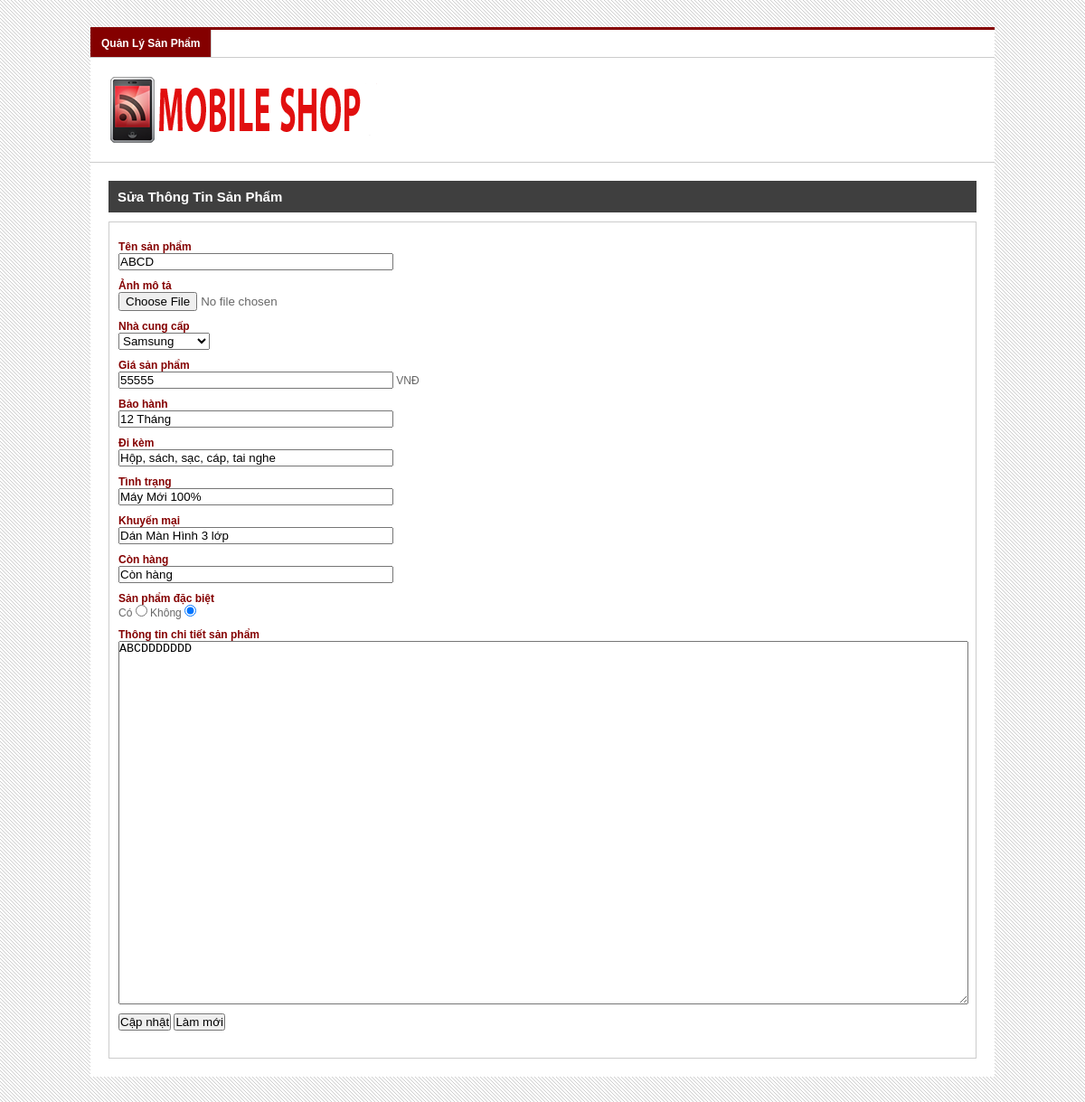
The page /quantri.php?page_layout=suasp&id_sp=39 (signed in) on the database its author committed.
### tables this page shows
CREATE TABLE IF NOT EXISTS `sanpham` (
  `id_sp` int(10) NOT NULL,
  `id_dm` int(10) NOT NULL,
  `ten_sp` varchar(255) NOT NULL,
  `anh_sp` varchar(255) NOT NULL,
  `gia_sp` int(10) NOT NULL,
  `bao_hanh` varchar(255) NOT NULL,
  `phu_kien` varchar(255) NOT NULL,
  `tinh_trang` varchar(255) NOT NULL,
  `khuyen_mai` varchar(255) NOT NULL,
  `trang_thai` varchar(255) NOT NULL,
  `dac_biet` int(1) NOT NULL,
  `chi_tiet_sp` text NOT NULL
);

CREATE TABLE IF NOT EXISTS `dmsanpham` (
  `id_dm` int(10) NOT NULL,
  `ten_dm` varchar(255) NOT NULL
);

### suasp.php (the view, shortened to what this page needs)
<?php
$id_sp = $_GET['id_sp'];
$sql = "SELECT * FROM sanpham WHERE id_sp = $id_sp";
$query = mysql_query($sql);
$row = mysql_fetch_array($query);
$sqlDm = "SELECT * FROM dmsanpham";
$queryDm = mysql_query($sqlDm);
?>
<h2>sửa thông tin sản phẩm</h2>
<div id="main">
    <form method="post" enctype="multipart/form-data">
    <table id="add-prd" border="0" cellpadding="0" cellspacing="0">
        <tr>
            <td><label>Tên sản phẩm</label><br /><input type="text" name="ten_sp" value="<?php if(isset($_POST['ten_sp'])){echo $_POST['ten_sp'];}else{echo $row['ten_sp'];}?>" /> <?php if(isset($error_ten_sp)){echo $error_ten_sp;}?></td>
        </tr>
        <tr>
            <td><label>Ảnh mô tả</label><br /><input type="file" name="anh_sp" /> <input type="hidden" name="anh_sp" value="<?php echo $row['anh_sp'];?>" /></td>
        </tr>
        <tr>
            <td><label>Nhà cung cấp</label><br />
                <select name="id_dm">
                	<?php while($rowDm = mysql_fetch_array($queryDm)){?>
                    <option <?php if($rowDm['id_dm'] == $row['id_dm']){echo "selected='selected'";}?> value=<?php echo $rowDm['id_dm'];?>><?php echo $rowDm['ten_dm']?></option>
                    <?php }?>
                </select>
            </td>
        </tr>
        <tr>
            <td><label>Giá sản phẩm</label><br /><input type="text" name="gia_sp" value="<?php if(isset($_POST['gia_sp'])){echo $_POST['gia_sp'];}else{echo $row['gia_sp'];}?>" /> VNĐ <?php if(isset($error_gian_sp)){echo $error_gia_sp;}?></td>
        </tr>
        <tr>
            <td><label>Bảo hành</label><br /><input type="text" name="bao_hanh" value="<?php if(isset($_POST['bao_hanh'])){echo $_POST['bao_hanh'];}else{echo $row['bao_hanh'];}?>" /> <?php if(isset($error_bao_hanh)){echo $error_bao_hanh;}?></td>
        </tr>
        <tr>
            <td><label>Đi kèm</label><br /><input type="text" name="phu_kien" value="<?php if(isset($_POST['phu_kien'])){echo $_POST['phu_kien'];}else{echo $row['phu_kien'];}?>" /> <?php if(isset($error_phu_kien)){echo $error_phu_kien;}?></td>
        </tr>
        <tr>
            <td><label>Tình trạng</label><br /><input type="text" name="tinh_trang" value="<?php if(isset($_POST['tinh_trang'])){echo $_POST['tinh_trang'];}else{echo $row['tinh_trang'];}?>" /> <?php if(isset($error_tinh_trang)){echo $error_tinh_trang;}?></td>
        </tr>
        <tr>
            <td><label>Khuyến mại</label><br /><input type="text" name="khuyen_mai" value="<?php if(isset($_POST['khuyen_mai'])){echo $_POST['khuyen_mai'];}else{echo $row['khuyen_mai'];}?>" /> <?php if(isset($error_khuyen_mai)){echo $error_khuyen_mai;}?></td>
        </tr>
        <tr>
            <td><label>Còn hàng</label><br /><input type="text" name="trang_thai" value="<?php if(isset($_POST['trang_thai'])){echo $_POST['trang_thai'];}else{echo $row['trang_thai'];}?>" /> <?php if(isset($error_trang_thai)){echo $error_trang_thai;}?></td>
        </tr>
        <tr>
            <td><label>Sản phẩm đặc biệt</label><br />Có <input type="radio" name="dac_biet" value=1 <?php if($row['dac_biet'] == 1){echo "checked=checked";}?> /> Không <input type="radio" name="dac_biet" value=0 <?php if($row['dac_biet'] == 0){echo "checked=checked";}?> /></td>
        </tr>
        <tr>
            <td><label>Thông tin chi tiết sản phẩm</label><br />
			<?php
            $sBasePath = $_SERVER['PHP_SELF'] ;
            $sBasePath = substr( $sBasePath, 0, strpos( $sBasePath, "quantri.php" ) ) ;
            $sBasePath = $sBasePath."fckeditor/";
            $oFCKeditor = new FCKeditor('chi_tiet_sp') ;
            $oFCKeditor->BasePath = $sBasePath ;
            if(isset($_POST["chi_tiet_sp"])){
                $oFCKeditor->Value = $_POST["chi_tiet_sp"];
            }
            else{
                $oFCKeditor->Value = $row["chi_tiet_sp"];
            }
            $oFCKeditor->Create() ;
            ?>
             <?php if(isset($error_chi_tiet_sp)){echo $error_chi_tiet_sp;}?></td>
        </tr>
        <tr>
            <td><input type="submit" name="submit" value="Cập nhật" /> <input type="reset" name="reset" value="Làm mới" /></td>
        </tr>
    </table>
    </form>
</div>

### fckeditor/fckeditor_php5.php (shortened to what this page needs)
<?php
function FCKeditor_IsCompatibleBrowser()
{
	if ( isset( $_SERVER ) ) {
		$sAgent = $_SERVER['HTTP_USER_AGENT'] ;
	}
	if ( strpos($sAgent, 'MSIE') !== false && strpos($sAgent, 'mac') === false && strpos($sAgent, 'Opera') === false )
	{
		$iVersion = (float)substr($sAgent, strpos($sAgent, 'MSIE') + 5, 3) ;
		return ($iVersion >= 5.5) ;
	}
	else if ( strpos($sAgent, 'Gecko/') !== false )
	{
		$iVersion = (int)substr($sAgent, strpos($sAgent, 'Gecko/') + 6, 8) ;
		return ($iVersion >= 20030210) ;
	}
	else if ( strpos($sAgent, 'Opera/') !== false )
	{
		$fVersion = (float)substr($sAgent, strpos($sAgent, 'Opera/') + 6, 4) ;
		return ($fVersion >= 9.5) ;
	}
	else if ( preg_match( "|AppleWebKit/(\d+)|i", $sAgent, $matches ) )
	{
		$iVersion = $matches[1] ;
		return ( $matches[1] >= 522 ) ;
	}
	else
		return false ;
}
class FCKeditor
{
	public $InstanceName ;
	public $BasePath ;
	public $Width ;
	public $Height ;
	public $ToolbarSet ;
	public $Value ;
public function __construct( $instanceName )
{
	$this->InstanceName	= $instanceName ;
	$this->BasePath		= '/fckeditor/' ;
	$this->Width		= '100%' ;
	$this->Height		= '400' ;
	$this->ToolbarSet	= 'Default' ;
	$this->Value		= '' ;
}
	public function Create()
	{
		echo $this->CreateHtml() ;
	}
	public function CreateHtml()
	{
		$HtmlValue = htmlspecialchars( $this->Value ) ;
		$Html = '' ;
		if ( $this->IsCompatible() )
		{
			if ( isset( $_GET['fcksource'] ) && $_GET['fcksource'] == "true" )
				$File = 'fckeditor.original.html' ;
			else
				$File = 'fckeditor.html' ;
			$Link = "{$this->BasePath}editor/{$File}?InstanceName={$this->InstanceName}" ;
			if ( $this->ToolbarSet != '' )
				$Link .= "&amp;Toolbar={$this->ToolbarSet}" ;
			$Html .= "<input type=\"hidden\" id=\"{$this->InstanceName}\" name=\"{$this->InstanceName}\" value=\"{$HtmlValue}\" style=\"display:none\" />" ;
			$Html .= "<input type=\"hidden\" id=\"{$this->InstanceName}___Config\" value=\"" . $this->GetConfigFieldString() . "\" style=\"display:none\" />" ;
			$Html .= "<iframe id=\"{$this->InstanceName}___Frame\" src=\"{$Link}\" width=\"{$this->Width}\" height=\"{$this->Height}\" frameborder=\"0\" scrolling=\"no\"></iframe>" ;
		}
		else
		{
			if ( strpos( $this->Width, '%' ) === false )
				$WidthCSS = $this->Width . 'px' ;
			else
				$WidthCSS = $this->Width ;
			if ( strpos( $this->Height, '%' ) === false )
				$HeightCSS = $this->Height . 'px' ;
			else
				$HeightCSS = $this->Height ;
			$Html .= "<textarea name=\"{$this->InstanceName}\" rows=\"4\" cols=\"40\" style=\"width: {$WidthCSS}; height: {$HeightCSS}\">{$HtmlValue}</textarea>" ;
		}
		return $Html ;
	}
	public function IsCompatible()
	{
		return FCKeditor_IsCompatibleBrowser() ;
	}
}

### css/quantri.css (style rules this page uses)
* { margin:0px; padding:0px; }
body { font-family:Verdana, Geneva, sans-serif; font-size:12px; color:#666; background:url(../anh/bg.gif) top left repeat; }
#body h2 { width:940px; height:35px; line-height:35px; font-family:Verdana, Geneva, sans-serif; font-size:15px; font-weight:bold; color:#FFF; text-transform:capitalize; background:#3F3F3F; padding:0px 10px; }
#main { width:938px; height:auto; border:1px solid #CCC; padding:20px 10px; margin-top:10px; }

### css/suasp.css (style rules this page uses)
table#add-prd { width:938px; height:auto; }
table#add-prd tr td { padding-bottom:10px; }
table#add-prd tr td label { font-weight:bold; color:#840000; }
table#add-prd tr td input[type="text"] { width:300px; }

### rows shown on the page
sanpham: ten_sp "ABCD", id_dm "Samsung", gia_sp "55555", bao_hanh "12 Tháng", phu_kien "Hộp, sách, sạc, cáp, tai nghe", tinh_trang "Máy Mới 100%", khuyen_mai "Dán Màn Hình 3 lớp", trang_thai "Còn hàng", dac_biet "☑", chi_tiet_sp "ABCDDDDDDD"
